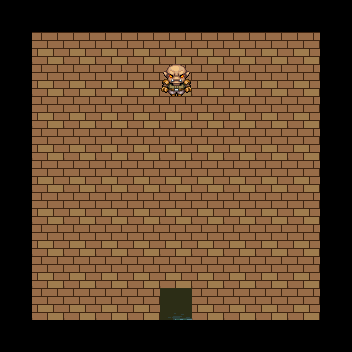

Rendered tile map (Tiled .tmx) drawn with the repository's tilesets; below, a short description and the map source with its tile grids summarised:
An orthogonal 11x11 tile map with 32x32 px tiles, 2 tile layers (Ground, CollisionLayer), 3 tilesets.

<map version="1.2" tiledversion="1.2.0" orientation="orthogonal" renderorder="right-down" width="11" height="11" tilewidth="32" tileheight="32" infinite="0" nextlayerid="4" nextobjectid="1">
 <tileset firstgid="1" source="Resources/Terrain.tsx" />
 <tileset firstgid="1025" source="../Resources/Tiles5.tsx" />
 <tileset firstgid="1515" source="Resources/singleEnemyTileset.tsx" />
 <layer id="1" name="Ground" width="11" height="11" offsetx="0.333333" offsety="-0.333333">
  <data>[121 cells, 81 non-empty, 2 distinct tile ids]</data>
 </layer>
 <layer id="2" name="CollisionLayer" width="11" height="11">
  <data>[121 cells, 121 non-empty, 4 distinct tile ids]</data>
 </layer>
</map>
